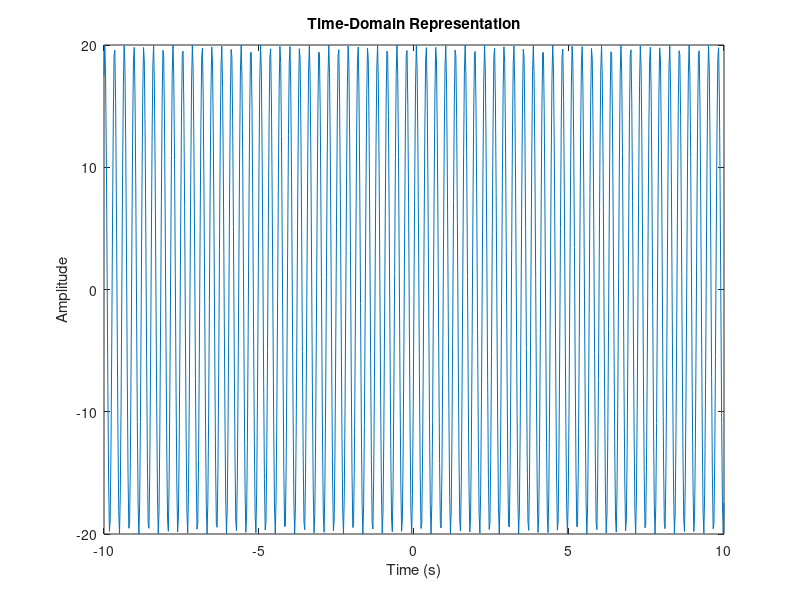
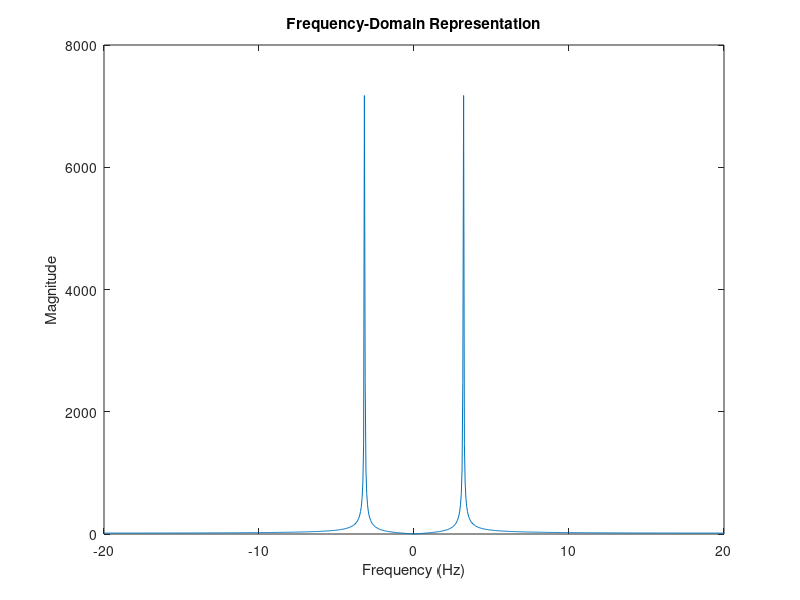

The MATLAB script that drew these images, in order:
clear all
close all

B = 10;
fs = 4 * B;
ts = 1/fs;

% Corrected time vector
t = -10:ts:10;

% Use the sine function instead of sinC
m_t = 2 * B * sin(2 * B * t);

M_f = fft(m_t);
M_f_abs = abs(M_f);
freq_axis = linspace(-fs/2, fs/2, length(M_f));

% Plot the original signal in the time domain
figure(1)
plot(t, m_t)
title('Time-Domain Representation')
xlabel('Time (s)')
ylabel('Amplitude')

% Plot the frequency spectrum of the signal
figure(2)
plot(freq_axis, fftshift(M_f_abs))
title('Frequency-Domain Representation')
xlabel('Frequency (Hz)')
ylabel('Magnitude')
